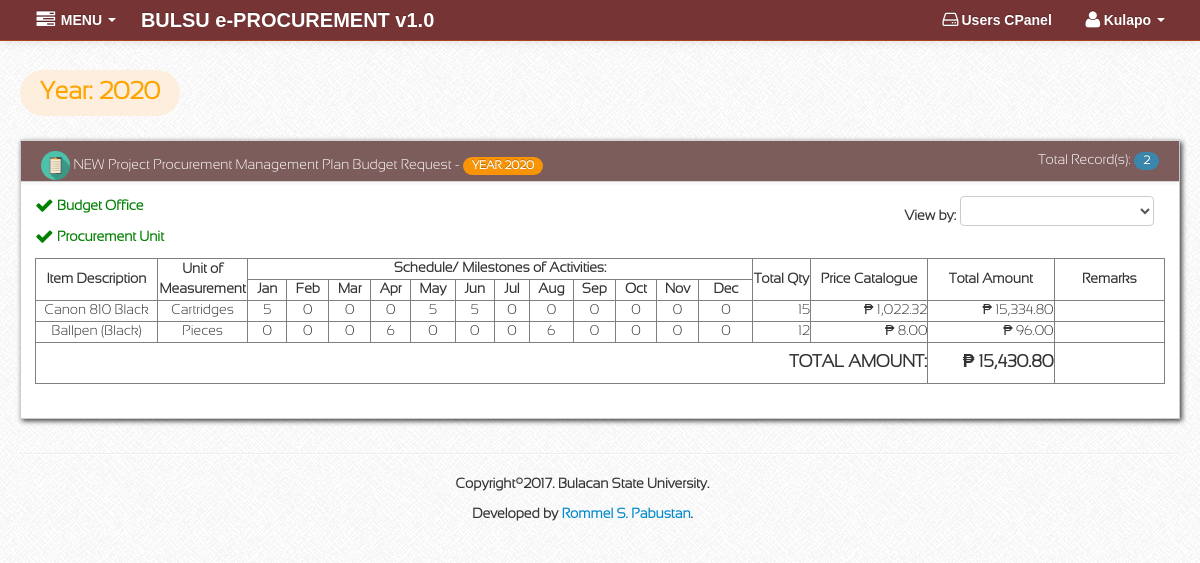
The app's page /users/ppmp_requested.php (signed in) with its own data.
### tables this page shows
CREATE TABLE `users` (
  `user_id` int(11) NOT NULL,
  `Year` int(11) NOT NULL,
  `branch` varchar(300) NOT NULL,
  `username` varchar(50) NOT NULL,
  `password` varchar(50) NOT NULL,
  `level` varchar(50) NOT NULL,
  `registered_date` date NOT NULL,
  `approved` varchar(3) NOT NULL,
  `Remarks` varchar(20) NOT NULL
);

CREATE TABLE `tbl_ppmp` (
  `ppmpID` int(11) NOT NULL,
  `user_id` int(11) NOT NULL,
  `Year` varchar(6) NOT NULL,
  `EndUserUnit` varchar(300) NOT NULL,
  `SourceOfFund` varchar(300) NOT NULL,
  `Status` varchar(15) NOT NULL,
  `Priority` varchar(3) NOT NULL,
  `BO_PPMP_Status` varchar(15) NOT NULL,
  `PU_PPMP_Status` varchar(15) NOT NULL,
  `purpose` varchar(300) NOT NULL,
  `date_requested` datetime NOT NULL,
  `ItemCatDesc` varchar(350) NOT NULL,
  `itemdetailDesc` varchar(350) NOT NULL,
  `UnitOfMeasurement` varchar(20) NOT NULL,
  `PriceCatalogue` decimal(11,2) NOT NULL,
  `Jan` int(11) NOT NULL,
  `Feb` int(11) NOT NULL,
  `Mar` int(11) NOT NULL,
  `Apr` int(11) NOT NULL,
  `May` int(11) NOT NULL,
  `Jun` int(11) NOT NULL,
  `Jul` int(11) NOT NULL,
  `Aug` int(11) NOT NULL,
  `Sep` int(11) NOT NULL,
  `Oct` int(11) NOT NULL,
  `Nov` int(11) NOT NULL,
  `Dec` int(11) NOT NULL,
  `TotalQty` int(11) NOT NULL,
  `TotalAmount` decimal(11,2) NOT NULL,
  `Remarks` varchar(500) NOT NULL
);

### users/session.php (called while the page is built, shortened)
<?php
	if (!isset($_SESSION['member_id']) || (trim($_SESSION['member_id']) == '')) {
		header('Location: ../index.php');
	}else {
		$session_id=$_SESSION['member_id'];
	}
?>

### users/ppmp_requested_table.php (the view, shortened to what this page needs)
<div class="">
	<div class="span3 pull-left">
	<?php
		$qry1 = mysql_query("SELECT * FROM users WHERE user_id = '$session_id'")or die(mysql_error());
		while($r1 = mysql_fetch_array($qry1)) {
		$Year = $r1['Year'];
		}
		$qry2= mysql_query("SELECT * FROM tbl_ppmp WHERE Year = $Year AND user_id='$session_id' AND Status = 'Pending' OR Year = $Year AND user_id='$session_id' AND Status = 'Requested' OR Year = $Year AND user_id='$session_id' AND Status = 'Completed'")or die(mysql_error());
		while($r2 = mysql_fetch_array($qry2)) {
		$BO_PPMP_Status = $r2['BO_PPMP_Status'];
		}
		$qry3= mysql_query("SELECT * FROM tbl_ppmp WHERE Year = $Year AND user_id='$session_id' AND Status = 'Pending' OR Year = $Year AND user_id='$session_id' AND Status = 'Requested' OR Year = $Year AND user_id='$session_id' AND Status = 'Completed'")or die(mysql_error());
		while($r3 = mysql_fetch_array($qry3)) {
		$PU_PPMP_Status = $r3['PU_PPMP_Status'];
		$Status = $r3['Status'];
		}
		if ($Status == "Pending") {
			echo '';
		}else{
			if ($BO_PPMP_Status == "Approved") {
				echo '<p style="color: green;"><i class="icon-ok icon-large"></i><b> Budget Office</b></p>';
			}else{
				echo '<p style="color: orange;"><i class="icon-eye-open icon-large"></i><b> Budget Office</b></p>';
			}
			if ($BO_PPMP_Status == "") {
				echo '<p style="color: red;"><i class="icon-remove icon-large"></i><b> Procurement Unit</b></p>';
			}elseif ($PU_PPMP_Status == "Approved") {
				echo '<p style="color: green;"><i class="icon-ok icon-large"></i><b> Procurement Unit</b></p>';
			}else{
				echo '<p style="color: orange;"><i class="icon-eye-open icon-large"></i><b> Procurement Unit</b></p>';
			}
		}
	?>
	</div>
	<div class="span3 pull-right">
		<form name="vTable" method="post">
			<b>View by: </b>
			<select class="span9" name="viewby" id="empid" onchange="getData(this.value, 'displaydata')" required >
				<option></option>
				<option value="GAA">GAA</option>
			</select>
		</form>
	</div>
	<form name="fTable" method="POST">
		<div id="displaydata">
		<table cellpadding="0" cellspacing="0" border="1" id="" class="display" cellspacing="0" width="100%">
			<thead>
				<tr>
					<th rowspan="2"><b>Item Description</b></th>
					<th rowspan="2"><b>Unit of Measurement</b></th>
					<th colspan="12"><b>Schedule/ Milestones of Activities:</b></th>
					<th  rowspan="2"><b>Total Qty</b></th>
					<th rowspan="2"><b>Price Catalogue</b></th>
					<th rowspan="2"><b>Total Amount</b></th>
					<th rowspan="2"><b>Remarks</b></th>
				</tr>
				<tr>
					<th><b>Jan</b></th>
					<th><b>Feb</b></th>
					<th><b>Mar</b></th>
					<th><b>Apr</b></th>
					<th><b>May</b></th>
					<th><b>Jun</b></th>
					<th><b>Jul</b></th>
					<th><b>Aug</b></th>
					<th><b>Sep</b></th>
					<th><b>Oct</b></th>
					<th><b>Nov</b></th>
					<th><b>Dec</b></th>
				</tr>
			</thead>
			<tbody>
				<?php
				$query1 = mysql_query("SELECT * FROM users WHERE user_id='$session_id'")or die(mysql_error());
				while($row1 = mysql_fetch_array($query1)) {
				$Year = $row1['Year'];
				$query2 = mysql_query("SELECT * FROM tbl_ppmp WHERE Year = $Year AND user_id='$session_id'  AND Status = 'Requested' OR Year = $Year AND user_id='$session_id' AND Status = 'Completed'")or die(mysql_error());
				while($row2 = mysql_fetch_array($query2)){
				?>
				<tr>
					<td width="300" style="text-align:center;"><?php echo $row2['itemdetailDesc']; ?></td>
					<td width="100" style="text-align:center;"><?php echo $row2['UnitOfMeasurement']; ?></td>
					<td width="100" style="text-align:center;"><?php echo $row2['Jan']; ?></td>
					<td width="100" style="text-align:center;"><?php echo $row2['Feb']; ?></td>
					<td width="100" style="text-align:center;"><?php echo $row2['Mar']; ?></td>
					<td width="100" style="text-align:center;"><?php echo $row2['Apr']; ?></td>
					<td width="100" style="text-align:center;"><?php echo $row2['May']; ?></td>
					<td width="100" style="text-align:center;"><?php echo $row2['Jun']; ?></td>
					<td width="100" style="text-align:center;"><?php echo $row2['Jul']; ?></td>
					<td width="100" style="text-align:center;"><?php echo $row2['Aug']; ?></td>
					<td width="100" style="text-align:center;"><?php echo $row2['Sep']; ?></td>
					<td width="100" style="text-align:center;"><?php echo $row2['Oct']; ?></td>
					<td width="100" style="text-align:center;"><?php echo $row2['Nov']; ?></td>
					<td width="150" style="text-align:center;"><?php echo $row2['Dec']; ?></td>
					<td width="150" style="text-align:right;"><?php echo $row2['TotalQty']; ?></td>
					<td width="300" style="text-align:right;">&#8369; <?php echo number_format($row2['PriceCatalogue'],2, '.', ','); ?></td>
					<td width="300" style="text-align:right;">&#8369; <?php echo number_format($row2['TotalAmount'],2, '.', ','); ?></td>
					<td width="300" style="text-align:right;"><?php echo $row2['Remarks']; ?></td>
					<?php } ?>
				</tr>
				<?php
					}
				?>
			</tbody>
			<tfooter>
				<tr>
					<th colspan="16" align="right"><h4>TOTAL AMOUNT: </h4></th>
					<?php
						$row = mysql_query("SELECT SUM(TotalAmount) as Totalx FROM tbl_ppmp WHERE Year=$Year AND user_id='$session_id'  AND Status = 'Requested' OR Year = $Year AND user_id='$session_id' AND Status = 'Completed'") or die(mysql_error());
						while($result = mysql_fetch_array($row)){
							echo "<th style='text-align:right;'><h4>&#8369; " . number_format($result['Totalx'],2, '.', ',') . "</h4></th>";
							echo "<th></th>";
						}
					?>
				</tr>
			</tfooter>
		</table>
		</div>
	</form>
</div>

### users/ppmp_requested.php (shortened to what this page needs)
<?php include('header.php'); ?>
<?php include('session.php'); ?>
    <body >
		<?php include('navbar.php'); ?>
        <div class="container-fluid">
            <div class="row-fluid">
				<div class="span12" id="content">
					<div class="span6" id="content">
						<div class="row-fluid">
							<a href="year.php" class="pull-left" data-placement="right" title="Click to Change the year" id="yearbtn"><div class="pull-left"><h3 style="color:#ffa500;background-color:rgba(295,235,215,0.8);padding:3px 20px;border-radius:50px;"> Year: <?php echo $Year; ?></h3></div></a>
						</div>
					</div>
				</div>
                <div class="span12" id="content">
                     <div class="row-fluid">
                        <div  id="block_bg" class="block">
						<?php
							$query1 = mysql_query("SELECT * FROM users WHERE user_id='$session_id'")or die(mysql_error());
							while($row1 = mysql_fetch_array($query1)) {
							$Year = $row1['Year'];
							}
							$query2= mysql_query("select * from tbl_ppmp WHERE Year = $Year AND user_id='$session_id' AND Status = 'Requested' OR Year = $Year AND user_id='$session_id' AND Status = 'Completed'")or die(mysql_error());
							$count = mysql_num_rows($query2);
						?>
                            <div class="navbar navbar-inner block-header">
                                <div class="muted pull-left"><img src="../images/buttons/ppmp.png" width="5%"> NEW Project Procurement Management Plan Budget Request - <span class="badge badge-warning">YEAR <?php echo $Year; ?></span></div>
                                <div class="muted pull-right">
									Total Record(s): <span class="badge badge-info"><?php  echo $count;  ?></span>
								</div>
                            </div>
                            <div class="block-content collapse in">
								<div class="span12" id="studentTableDiv">
									<?php include('ppmp_requested_table.php'); ?>
                                </div>
                            </div>
                        </div>
                    </div>
                </div>
            </div>
		<?php include('footer.php'); ?>
        </div>
		<?php include('script.php'); ?>
    </body>
</html>

### users/navbar.php (shortened to what this page needs)
<?php
	$query1 = mysql_query("SELECT * FROM users WHERE user_id='$session_id'")or die(mysql_error());
	while($row1 = mysql_fetch_array($query1)) {
	$Year = $row1['Year'];
	}
?>
<div class="navbar navbar-fixed-top navbar-inverse">
	<div class="navbar-inner">
		<div class="container-fluid">
			<div id="coll" class="nav-collapse collapse">
				<ul class="nav pull-left">
					<li class="dropdown">
						<a href="#" id="name123" role="button" class="dropdown-toggle" data-toggle="dropdown"><i class="icon-tasks icon-large"></i> MENU <i class="caret"></i></a>
					</li>
				</ul>
			</div>
			<a href="dashboard.php"><span class="brand">BULSU e-PROCUREMENT v1.0</span></a>
			<div id="coll" class="nav-collapse collapse">
				<ul class="nav pull-right">
					<li class="dropdown">
						<a><i class="icon-hdd icon-large"></i>Users CPanel</a>
					</li>
					<?php
						$query= mysql_query("select * from users where user_id = '$session_id'")or die(mysql_error());
						$row = mysql_fetch_array($query);
					?>
					<li class="dropdown">
						<a href="#" id="name123" role="button" class="dropdown-toggle" data-toggle="dropdown"> <i class="icon-user icon-large">
							</i><?php echo $row['username'];  ?> <i class="caret"></i></a>
					</li>
				</ul>
			</div>
		</div>
	</div>
</div>

### assets/styles.css (style rules this page uses)
body { padding-top: 60px; padding-bottom: 40px; background-color: #f5f5f5; }
#content { margin-left:0px; }
.block { background: url("../images/pixel-60fff.png") repeat scroll 0 0 rgba(0, 0, 0, 0) !important; border: 1px solid #ccc; background: white; margin: 1em 0em; border-top: none; -webkit-box-shadow: 2px 2px 5px rgba(0, 0, 6, 0.75); -moz-box-shadow: 2px 2px 5px rgba(0, 0, 6, 0.75); box-shadow: 2px 2px 5px rgba(0, 0, 6, 0.75); }
.block-content { margin: 1em; min-height: .25em; }
.block-header { margin-bottom: 0px; border-right: none; border-left: none; -webkit-border-radius: 0px; -moz-border-radius: 0px; border-radius: 0px; }
.block-header div { padding-top: 10px; }

### records on screen
users: username "Kulapo", Year "2020"
tbl_ppmp: itemdetailDesc "Canon 810 Black", UnitOfMeasurement "Cartridges", Jan "5", Feb "0", Mar "0", Apr "0", May "5", Jun "5", Jul "0", Aug "0", Sep "0", Oct "0", Nov "0", Dec "0", TotalQty "15", PriceCatalogue "1,022.32", TotalAmount "15,334.80"
tbl_ppmp: itemdetailDesc "Ballpen (Black)", UnitOfMeasurement "Pieces", Jan "0", Feb "0", Mar "0", Apr "6", May "0", Jun "0", Jul "0", Aug "6", Sep "0", Oct "0", Nov "0", Dec "0", TotalQty "12", PriceCatalogue "8.00", TotalAmount "96.00"

### other values on screen
$count "2"
$result['Totalx'] "15,430.80"
